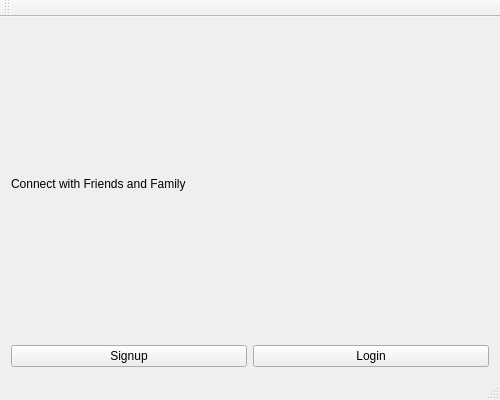
<?xml version="1.0" encoding="UTF-8"?>
<ui version="4.0">
 <class>MainWindow</class>
 <widget class="QMainWindow" name="MainWindow">
  <property name="geometry">
   <rect>
    <x>0</x>
    <y>0</y>
    <width>500</width>
    <height>400</height>
   </rect>
  </property>
  <property name="windowTitle">
   <string>Social Media App</string>
  </property>
  <widget class="QWidget" name="centralWidget">
   <layout class="QVBoxLayout" name="verticalLayout_2">
    <item>
     <layout class="QVBoxLayout" name="verticalLayout">
      <item>
       <widget class="QLabel" name="label_homePage">
        <property name="layoutDirection">
         <enum>Qt::LeftToRight</enum>
        </property>
        <property name="text">
         <string>Connect with Friends and Family</string>
        </property>
       </widget>
      </item>
      <item>
       <layout class="QHBoxLayout" name="horizontalLayout">
        <item>
         <widget class="QPushButton" name="pushButton_signup">
          <property name="text">
           <string>Signup</string>
          </property>
         </widget>
        </item>
        <item>
         <widget class="QPushButton" name="pushButton_login">
          <property name="text">
           <string>Login</string>
          </property>
         </widget>
        </item>
       </layout>
      </item>
     </layout>
    </item>
   </layout>
  </widget>
  <widget class="QMenuBar" name="menuBar">
   <property name="geometry">
    <rect>
     <x>0</x>
     <y>0</y>
     <width>500</width>
     <height>21</height>
    </rect>
   </property>
  </widget>
  <widget class="QToolBar" name="mainToolBar">
   <attribute name="toolBarArea">
    <enum>TopToolBarArea</enum>
   </attribute>
   <attribute name="toolBarBreak">
    <bool>false</bool>
   </attribute>
  </widget>
  <widget class="QStatusBar" name="statusBar"/>
 </widget>
 <layoutdefault spacing="6" margin="11"/>
 <resources/>
 <connections/>
</ui>
